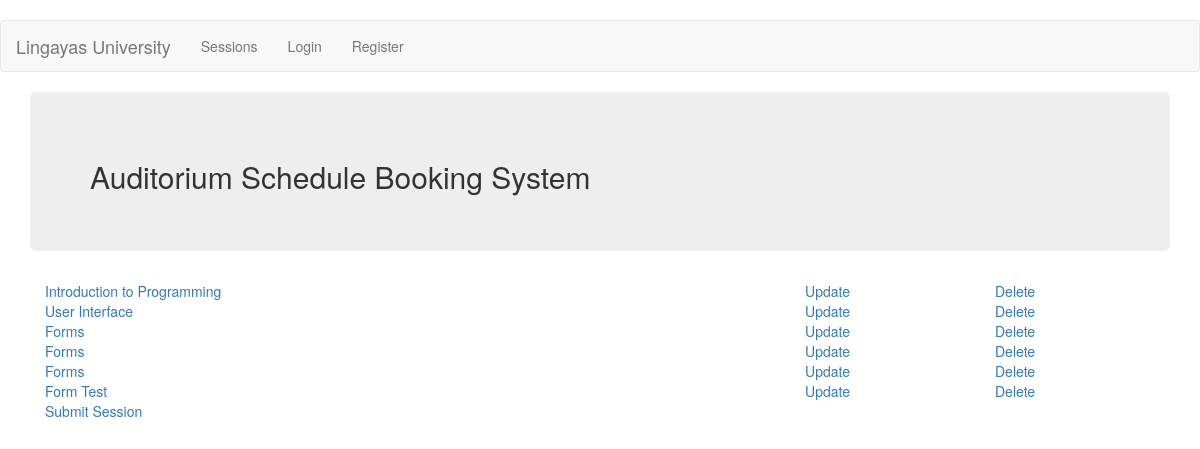
Before: /sessions/ with the older database file.
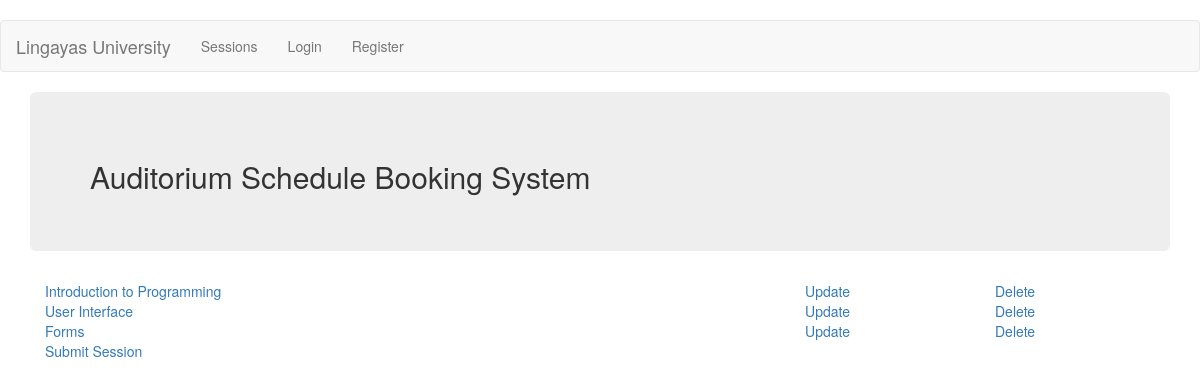
After: the same page with the newer database file.
### app/models.py (models this page shows, shortened)
class Sessions(models.Model):
    title=models.CharField(max_length=50)
    abstract=models.CharField(max_length=2000)
    track=models.ForeignKey(Track)
    speaker=models.ForeignKey(Speaker)
    status=models.CharField(max_length =1, choices=SESSION_STATUSES)

### app/views.py (the view)
# urls.py: url(r'^sessions/$',views.SessionList.as_view(),name='sessions_list'),
class SessionList(ListView):
    model=Sessions

### app/templates/app/sessions_list.html
﻿{% extends 'layout.html' %}
{% block content %}
	{% for session in object_list %}
	<div class="col-sm-8">
    <a href="/sessions/{{session.pk}}">
		{{ session.title }}
        </a>
	</div>
	<div class="col-sm-2">
    <a href="/sessions/update/{{session.pk}}">
		Update
        </a>
	</div>
	<div class="col-sm-2">
		 <a href="/sessions/update/{{session.pk}}">
			Delete
		</a>
	</div>
	{% endfor %}
    <div class="col-sm-12">
    <a href="/sessions/create">
	    Submit Session
        </a>
	</div>
{% endblock %}

### app/templates/layout.html (shortened to what this page needs)
﻿<!DOCTYPE html>
<html lang="en">
<head>
	<link href="//maxcdn.bootstrapcdn.com/bootstrap/3.3.5/css/bootstrap.min.css" rel="stylesheet">
</head>
<body>
	<nav class="navbar navbar-default" role="navigation">
		<div class="container-fluid">
			<div class="navbar-header">
				<a class="navbar-brand" href="#">Lingayas University</a>
			</div>
			<div class="collapse navbar-collapse" id="nav-toggle">
				<ul class="nav navbar-nav">
				<li><a href="{% url 'sessions_list' %}">Sessions</a></li>
					{% if user.is_authenticated %}
                           <li><a href="{% url 'logout' %}">Logout</a></li>
                           <li><a href="/sessions/create">Create</a></li>
					{% else %}
                        <li><a href="{% url 'login' %}">Login</a></li>
                        <li><a href="{% url 'register' %}">Register</a></li>
					{% endif %}
				</ul>
			</div>
		</div>
	</nav>
	<div class="container">
		<div class="jumbotron">
			<h2>Auditorium Schedule Booking System</h2>
		</div>
		<div class="row">
			<div class="col-md-12">
				{% block content %}
				{% endblock %}
			</div>
		</div>
	</div>
</body>
</html>

Changed rows visible on the page:
removed Sessions: title "Forms"
removed Sessions: title "Forms"
removed Sessions: title "Form Test"
